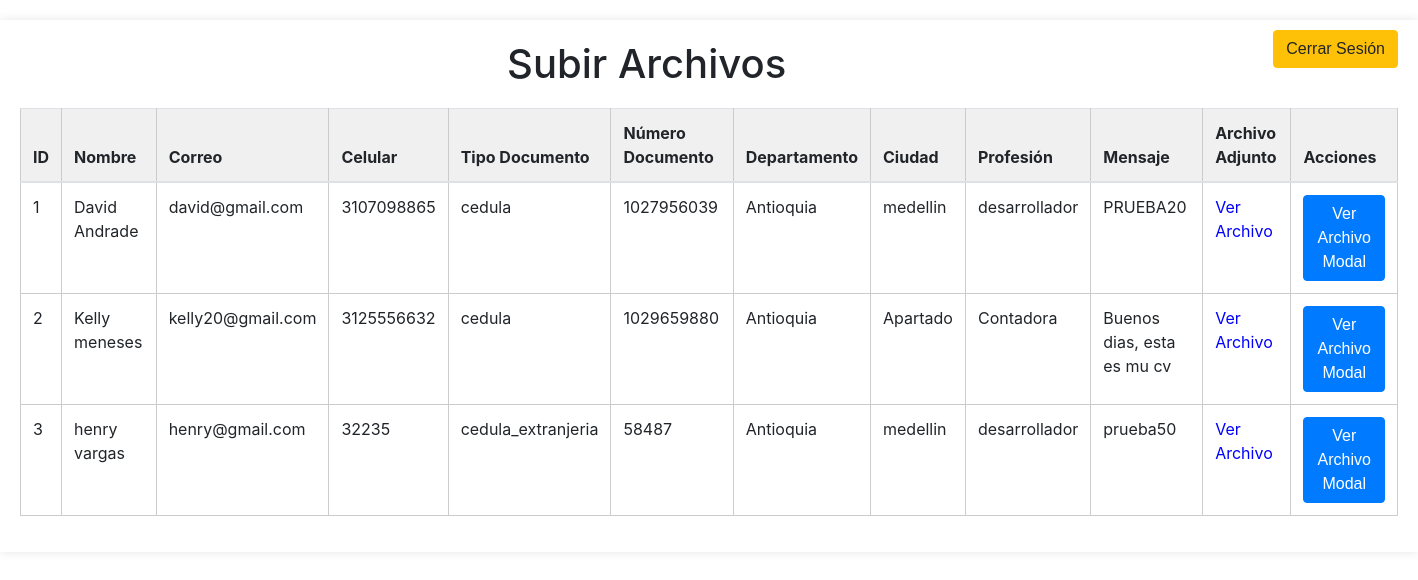
Before: /recursos_humanos.php with the older database file.
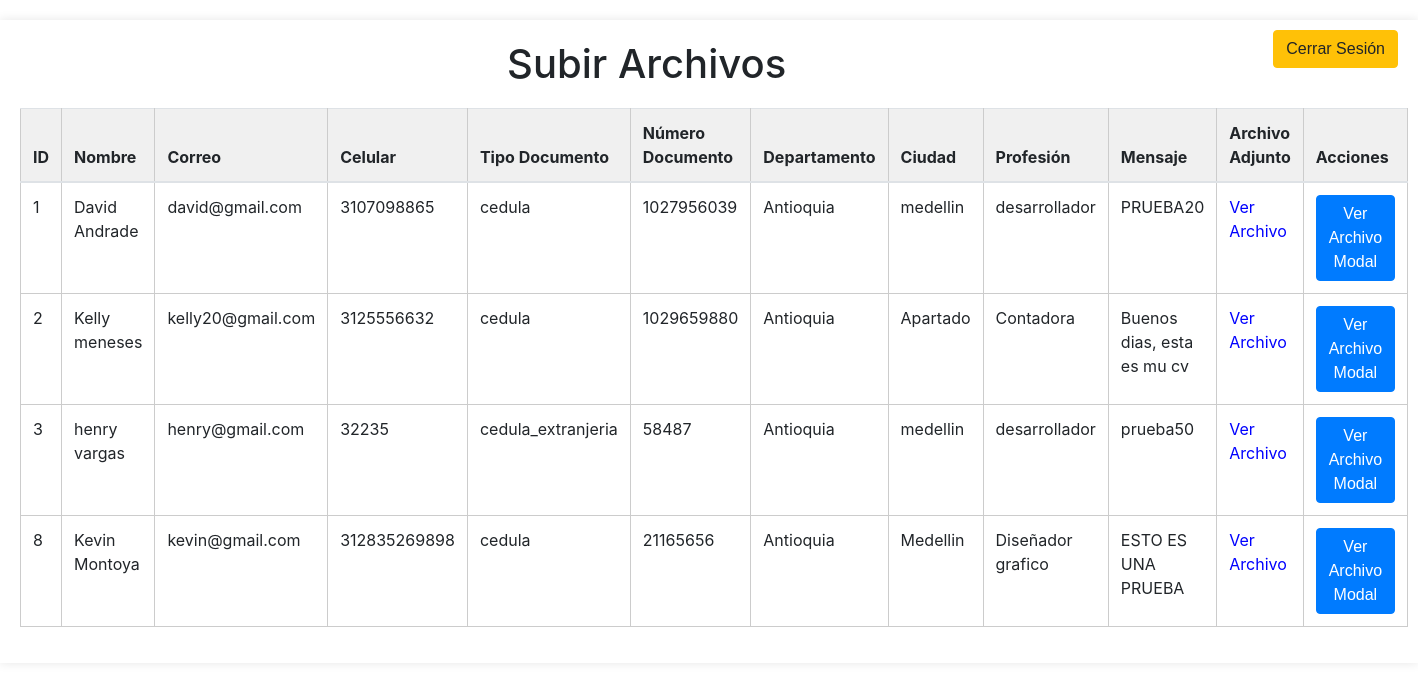
After: the same page with the newer database file.
### tables this page shows
CREATE TABLE `hoja_de_vida` (
  `id` int(11) NOT NULL,
  `nombre` varchar(255) NOT NULL,
  `correo` varchar(100) NOT NULL,
  `celular` varchar(30) NOT NULL,
  `tipo_documento` varchar(50) NOT NULL,
  `numero_documento` varchar(30) NOT NULL,
  `departamento` varchar(100) NOT NULL,
  `ciudad` varchar(100) NOT NULL,
  `profesion` varchar(100) NOT NULL,
  `mensaje` text NOT NULL,
  `archivo_adjunto` varchar(255) NOT NULL
);

### controlador/conexion.php (called while the page is built, shortened)
<?php
class PDODB
{
    private $servidor;
    private $usuario;
    private $contrasena;
    private $basededatos;
    private $conexion;
    function __construct()
    {
        $this->servidor = "localhost";
        $this->usuario = "root";
        $this->contrasena = "";
        $this->basededatos = "eyc_proyecto_pagina";
    }
    function conectar()
    {
        $opciones = array(
            PDO::MYSQL_ATTR_INIT_COMMAND => "SET NAMES utf8",
            PDO::MYSQL_ATTR_FOUND_ROWS => TRUE
        );
        $this->conexion = new PDO(
            'mysql:host=' . $this->servidor . ';dbname=' . $this->basededatos,
            $this->usuario,
            $this->contrasena,
            $opciones
        );
    }
    function getData($sql)
    {
        try {
            $datos = array();
            $resultados = $this->conexion->query($sql);
            if ($resultados->rowCount() > 0) {
                while ($row = $resultados->fetch(PDO::FETCH_ASSOC)) {
                    array_push($datos, $row);
                }
            } else {
                $datos = false;
            }
            return $datos;
        } catch (Throwable $th) {
            die("¡oh no!, hubo un error en la consulta de obtener resultados");
        }
    }
    function close()
    {
        $this->conexion = null;
    }
}
?>

### recursos_humanos.php (the view, shortened to what this page needs)
<?php
require_once './controlador/conexion.php';
$db = new PDODB();
$db->conectar();
$sql = "SELECT * FROM hoja_de_vida";
$result = $db->getData($sql);
?>
<!DOCTYPE html>
<html lang="es">
<head>
    <link rel="stylesheet" href="./css/recursos_humanos.css">
    <link rel="stylesheet" href="https://stackpath.bootstrapcdn.com/bootstrap/4.5.2/css/bootstrap.min.css">
</head>
<body>
    <button type="button" class="btn btn-warning cerrar btn-cerrar" onclick="cerrarSesion()">Cerrar Sesión</button>
    <div class=" contenedor_padre">
        <h1>Subir Archivos</h1>
        <table class="table">
            <thead>
                <tr>
                    <th>ID</th>
                    <th>Nombre</th>
                    <th>Correo</th>
                    <th>Celular</th>
                    <th>Tipo Documento</th>
                    <th>Número Documento</th>
                    <th>Departamento</th>
                    <th>Ciudad</th>
                    <th>Profesión</th>
                    <th>Mensaje</th>
                    <th>Archivo Adjunto</th>
                    <th>Acciones</th>
                </tr>
            </thead>
            <tbody>
                <?php foreach ($result as $row) { ?>
                    <tr>
                        <td><?php echo $row['id'] ?></td>
                        <td><?php echo $row['nombre'] ?></td>
                        <td><?php echo $row['correo'] ?></td>
                        <td><?php echo $row['celular'] ?></td>
                        <td><?php echo $row['tipo_documento'] ?></td>
                        <td><?php echo $row['numero_documento'] ?></td>
                        <td><?php echo $row['departamento'] ?></td>
                        <td><?php echo $row['ciudad'] ?></td>
                        <td><?php echo $row['profesion'] ?></td>
                        <td><?php echo $row['mensaje'] ?></td>
                        <td><a href='controlador/<?php echo $row['archivo_adjunto'] ?>'>Ver Archivo</a></td>
                        <td>
                            <button class="btn btn-primary" onclick="openModal('<?php echo $row['archivo_adjunto'] ?>')">Ver Archivo Modal</button>
                        </td>
                    </tr>
                <?php } ?>
            </tbody>
        </table>
    </div>
</body>
</html>

### css/recursos_humanos.css (style rules this page uses)
body { font-family: Arial, sans-serif; background-color: #f0f0f0; margin: 0; padding: 0; }
.contenedor_padre { width: 100%; margin: 20px auto; background-color: #fff; padding: 20px; box-shadow: 0 0 10px rgba(0, 0, 0, 0.1); }
h1 { text-align: center; margin-bottom: 20px; }
table { width: 100%; border-collapse: collapse; margin-top: 20px; }
table th, table td { border: 1px solid #ccc; padding: 8px; text-align: left; }
table th { background-color: #f0f0f0; }
table td a { color: blue; text-decoration: none; cursor: pointer; }
.btn { font-family: Arial, sans-serif; font-size: 16px; padding: 10px 20px; border: none; border-radius: 5px; cursor: pointer; transition: background-color 0.3s ease; }
.btn-warning { background-color: #f0ad4e; color: white; }
.btn-cerrar { float: right; margin-right: 20px; margin-top: 10px; }

Changed rows visible on the page:
added hoja_de_vida: id "8", nombre "Kevin Montoya", correo "kevin@gmail.com", celular "312835269898", tipo_documento "cedula", numero_documento "21165656", departamento "Antioquia", ciudad "Medellin", profesion "Diseñador grafico", mensaje "ESTO ES UNA PRUEBA"
